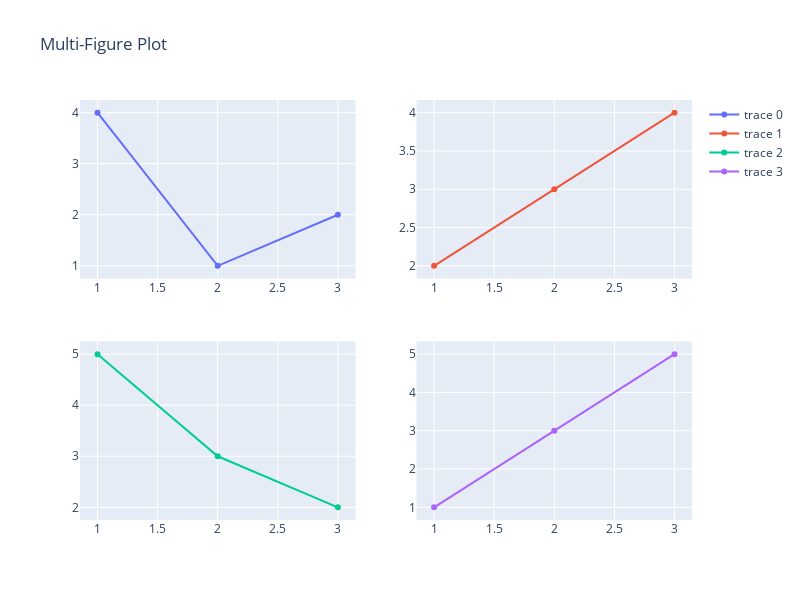

Notebook code for this chart:
### Code cell
import plotly.graph_objs as go
from plotly.subplots import make_subplots

# Example functions that create and return Plotly figures
def plot_func1():
    fig = go.Figure(data=go.Scatter(x=[1, 2, 3], y=[4, 1, 2]))
    return fig

def plot_func2():
    fig = go.Figure(data=go.Scatter(x=[1, 2, 3], y=[2, 3, 4]))
    return fig

def plot_func3():
    fig = go.Figure(data=go.Scatter(x=[1, 2, 3], y=[5, 3, 2]))
    return fig

def plot_func4():
    fig = go.Figure(data=go.Scatter(x=[1, 2, 3], y=[1, 3, 5]))
    return fig

# Create a 2x2 subplot layout
fig = make_subplots(rows=2, cols=2)

# Add each subplot
fig.add_trace(plot_func1().data[0], row=1, col=1)
fig.add_trace(plot_func2().data[0], row=1, col=2)
fig.add_trace(plot_func3().data[0], row=2, col=1)
fig.add_trace(plot_func4().data[0], row=2, col=2)

# Update layout if needed
fig.update_layout(height=600, width=800, title_text="Multi-Figure Plot")

# Show the figure
fig.show()

### Figure 1 — Plotly figure (JSON) as saved in the notebook; plotly's stock layout.template omitted (floating-point values rounded to 4 significant figures)
{"data": [{"type": "scatter", "x": [1, 2, 3], "xaxis": "x", "y": [4, 1, 2], "yaxis": "y"}, {"type": "scatter", "x": [1, 2, 3], "xaxis": "x2", "y": [2, 3, 4], "yaxis": "y2"}, {"type": "scatter", "x": [1, 2, 3], "xaxis": "x3", "y": [5, 3, 2], "yaxis": "y3"}, {"type": "scatter", "x": [1, 2, 3], "xaxis": "x4", "y": [1, 3, 5], "yaxis": "y4"}], "layout": {"height": 600, "title": {"text": "Multi-Figure Plot"}, "width": 800, "xaxis": {"anchor": "y", "domain": [0, 0.45]}, "xaxis2": {"anchor": "y2", "domain": [0.55, 1]}, "xaxis3": {"anchor": "y3", "domain": [0, 0.45]}, "xaxis4": {"anchor": "y4", "domain": [0.55, 1]}, "yaxis": {"anchor": "x", "domain": [0.575, 1]}, "yaxis2": {"anchor": "x2", "domain": [0.575, 1]}, "yaxis3": {"anchor": "x3", "domain": [0, 0.425]}, "yaxis4": {"anchor": "x4", "domain": [0, 0.425]}}}
